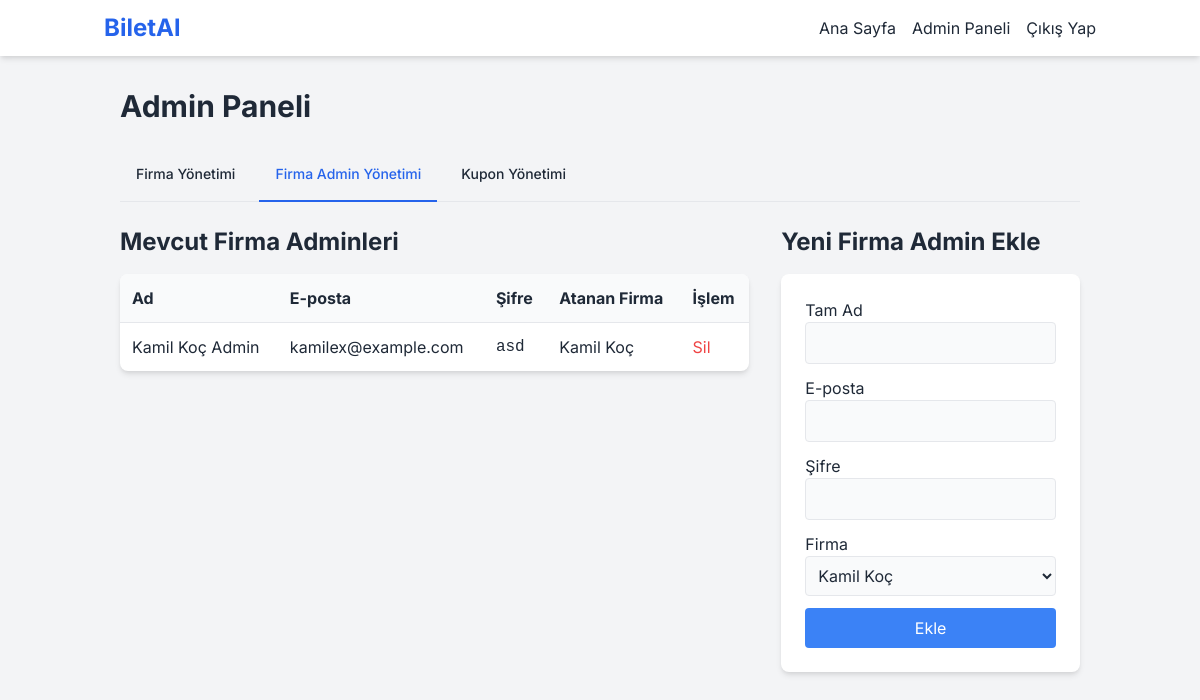
The app's page /admin/index.php?tab=admins (signed in) with its own data.
### tables this page shows
CREATE TABLE users (
                id INTEGER PRIMARY KEY AUTOINCREMENT, fullname TEXT NOT NULL, email TEXT NOT NULL UNIQUE,
                password TEXT NOT NULL, role TEXT NOT NULL DEFAULT 'User', company_id INTEGER,
                balance REAL NOT NULL DEFAULT 0.0, FOREIGN KEY (company_id) REFERENCES companies(id)
            );

CREATE TABLE companies (id INTEGER PRIMARY KEY AUTOINCREMENT, name TEXT NOT NULL UNIQUE, created_at TEXT DEFAULT CURRENT_TIMESTAMP);

### admin/index.php (the view, shortened to what this page needs)
<?php
require_once '../config.php';
$tab = $_GET['tab'] ?? 'companies';
include '../header.php';
?>
 <h1 class="text-3xl font-bold mb-6">Admin Paneli</h1>
 <div class="mb-6 border-b border-gray-200">
    <ul class="flex flex-wrap -mb-px text-sm font-medium text-center">
        <li class="mr-2"><a href="index.php?tab=companies" class="inline-block p-4 border-b-2 rounded-t-lg <?php echo $tab === 'companies' ? 'text-blue-600 border-blue-600' : 'border-transparent hover:text-gray-600 hover:border-gray-300'; ?>">Firma Yönetimi</a></li>
        <li class="mr-2"><a href="index.php?tab=admins" class="inline-block p-4 border-b-2 rounded-t-lg <?php echo $tab === 'admins' ? 'text-blue-600 border-blue-600' : 'border-transparent hover:text-gray-600 hover:border-gray-300'; ?>">Firma Admin Yönetimi</a></li>
        <li class="mr-2"><a href="index.php?tab=coupons" class="inline-block p-4 border-b-2 rounded-t-lg <?php echo $tab === 'coupons' ? 'text-blue-600 border-blue-600' : 'border-transparent hover:text-gray-600 hover:border-gray-300'; ?>">Kupon Yönetimi</a></li>
    </ul>
</div>
<?php if ($tab === 'companies'):
    $companies = $pdo->query("SELECT * FROM companies ORDER BY name")->fetchAll();
?>
<div class="grid grid-cols-1 md:grid-cols-3 gap-8">
    <div class="md:col-span-2">
         <h2 class="text-2xl font-bold mb-4">Mevcut Firmalar</h2>
        <div class="bg-white rounded-lg shadow-md overflow-x-auto"><table class="w-full text-left"><thead class="bg-gray-50"><tr><th class="p-3">ID</th><th class="p-3">Firma Adı</th></tr></thead>
           <tbody>
               <?php foreach($companies as $company): ?>
               <tr class="border-t"><td class="p-3"><?php echo $company['id']; ?></td><td class="p-3"><?php echo htmlspecialchars($company['name']); ?></td></tr>
               <?php endforeach; ?>
           </tbody></table></div>
    </div>
    <div>
         <h2 class="text-2xl font-bold mb-4">Yeni Firma Ekle</h2>
         <div class="bg-white rounded-lg shadow-md p-6">
            <form action="index.php?tab=companies&action=add_company" method="POST">
                <div class="mb-3"><label class="block">Firma Adı</label><input type="text" name="name" required class="w-full p-2 border rounded bg-gray-50"></div>
                <button type="submit" class="w-full bg-blue-500 text-white p-2 rounded hover:bg-blue-600">Ekle</button>
            </form>
         </div>
    </div>
</div>
<?php elseif ($tab === 'admins'):
     $firma_admins = $pdo->query("SELECT u.*, c.name as company_name FROM users u JOIN companies c ON u.company_id = c.id WHERE u.role = 'Firma Admin' ORDER BY u.fullname")->fetchAll();
     $companies = $pdo->query("SELECT * FROM companies ORDER BY name")->fetchAll();
?>
<div class="grid grid-cols-1 md:grid-cols-3 gap-8">
    <div class="md:col-span-2">
         <h2 class="text-2xl font-bold mb-4">Mevcut Firma Adminleri</h2>
         <div class="bg-white rounded-lg shadow-md overflow-x-auto"><table class="w-full text-left"><thead class="bg-gray-50"><tr><th class="p-3">Ad</th><th class="p-3">E-posta</th><th class="p-3">Şifre</th><th class="p-3">Atanan Firma</th><th class="p-3">İşlem</th></tr></thead>
           <tbody>
               <?php foreach($firma_admins as $admin): ?>
               <tr class="border-t"><td class="p-3"><?php echo htmlspecialchars($admin['fullname']); ?></td><td class="p-3"><?php echo htmlspecialchars($admin['email']); ?></td><td class="p-3 font-mono"><?php echo htmlspecialchars($admin['password']); ?></td><td class="p-3"><?php echo htmlspecialchars($admin['company_name']); ?></td>
               <td class="p-3">
                   <form action="index.php?tab=admins&action=delete_firma_admin" method="POST" onsubmit="return confirm('Bu admini silmek istediğinize emin misiniz?');">
                       <button type="submit" class="text-red-500 hover:underline">Sil</button>
                   </form>
               </td></tr>
               <?php endforeach; ?>
           </tbody></table></div>
    </div>
    <div>
         <h2 class="text-2xl font-bold mb-4">Yeni Firma Admin Ekle</h2>
          <div class="bg-white rounded-lg shadow-md p-6">
            <form action="index.php?tab=admins&action=add_firma_admin" method="POST">
                <div class="mb-3"><label class="block">Tam Ad</label><input type="text" name="fullname" required class="w-full p-2 border rounded bg-gray-50"></div>
                <div class="mb-3"><label class="block">E-posta</label><input type="email" name="email" required class="w-full p-2 border rounded bg-gray-50"></div>
                <div class="mb-3"><label class="block">Şifre</label><input type="password" name="password" required class="w-full p-2 border rounded bg-gray-50"></div>
                <div class="mb-3"><label class="block">Firma</label><select name="company_id" required class="w-full p-2 border rounded bg-gray-50"><?php foreach($companies as $company): ?><option value="<?php echo $company['id']; ?>"><?php echo htmlspecialchars($company['name']); ?></option><?php endforeach; ?></select></div>
                <button type="submit" class="w-full bg-blue-500 text-white p-2 rounded hover:bg-blue-600">Ekle</button>
            </form>
         </div>
    </div>
</div>
<?php endif; ?>
<?php
include '../footer.php';
?>

### style.css (style rules this page uses)
body { font-family: 'Inter', sans-serif; }

### records on screen
users: fullname "Kamil Koç Admin", email "kamilex@example.com", password "asd", company.name "Kamil Koç"

### other values on screen
form field company_id "Kamil Koç"
